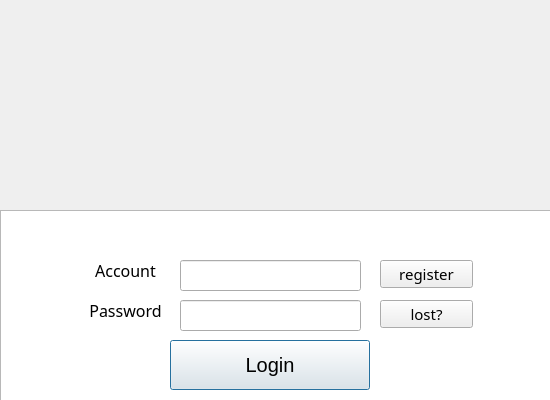
<?xml version="1.0" encoding="UTF-8"?>
<ui version="4.0">
 <class>Dialog</class>
 <widget class="QDialog" name="Dialog">
  <property name="geometry">
   <rect>
    <x>0</x>
    <y>0</y>
    <width>550</width>
    <height>400</height>
   </rect>
  </property>
  <property name="windowTitle">
   <string>Dialog</string>
  </property>
  <widget class="QPushButton" name="pushButton">
   <property name="geometry">
    <rect>
     <x>170</x>
     <y>340</y>
     <width>200</width>
     <height>50</height>
    </rect>
   </property>
   <property name="font">
    <font>
     <pointsize>15</pointsize>
    </font>
   </property>
   <property name="text">
    <string>Login</string>
   </property>
  </widget>
  <widget class="QPushButton" name="pushButton_2">
   <property name="geometry">
    <rect>
     <x>380</x>
     <y>260</y>
     <width>93</width>
     <height>28</height>
    </rect>
   </property>
   <property name="font">
    <font>
     <family>黑体</family>
     <pointsize>11</pointsize>
    </font>
   </property>
   <property name="text">
    <string>register</string>
   </property>
  </widget>
  <widget class="QLabel" name="label">
   <property name="geometry">
    <rect>
     <x>80</x>
     <y>250</y>
     <width>91</width>
     <height>41</height>
    </rect>
   </property>
   <property name="font">
    <font>
     <family>黑体</family>
     <pointsize>12</pointsize>
    </font>
   </property>
   <property name="text">
    <string>Account</string>
   </property>
   <property name="scaledContents">
    <bool>false</bool>
   </property>
   <property name="alignment">
    <set>Qt::AlignCenter</set>
   </property>
   <property name="textInteractionFlags">
    <set>Qt::NoTextInteraction</set>
   </property>
  </widget>
  <widget class="QLabel" name="label_2">
   <property name="geometry">
    <rect>
     <x>80</x>
     <y>290</y>
     <width>91</width>
     <height>41</height>
    </rect>
   </property>
   <property name="font">
    <font>
     <family>黑体</family>
     <pointsize>12</pointsize>
    </font>
   </property>
   <property name="text">
    <string>Password</string>
   </property>
   <property name="scaledContents">
    <bool>false</bool>
   </property>
   <property name="alignment">
    <set>Qt::AlignCenter</set>
   </property>
  </widget>
  <widget class="QLineEdit" name="lineEdit">
   <property name="geometry">
    <rect>
     <x>180</x>
     <y>260</y>
     <width>181</width>
     <height>31</height>
    </rect>
   </property>
  </widget>
  <widget class="QLineEdit" name="lineEdit_2">
   <property name="geometry">
    <rect>
     <x>180</x>
     <y>300</y>
     <width>181</width>
     <height>31</height>
    </rect>
   </property>
  </widget>
  <widget class="QPushButton" name="pushButton_3">
   <property name="geometry">
    <rect>
     <x>380</x>
     <y>300</y>
     <width>93</width>
     <height>28</height>
    </rect>
   </property>
   <property name="font">
    <font>
     <family>黑体</family>
     <pointsize>11</pointsize>
    </font>
   </property>
   <property name="text">
    <string>lost?</string>
   </property>
  </widget>
  <widget class="QLabel" name="label_3">
   <property name="geometry">
    <rect>
     <x>0</x>
     <y>0</y>
     <width>561</width>
     <height>251</height>
    </rect>
   </property>
   <property name="text">
    <string/>
   </property>
   <property name="pixmap">
    <pixmap>../../../登录界面/images.jpg</pixmap>
   </property>
   <property name="scaledContents">
    <bool>true</bool>
   </property>
  </widget>
  <widget class="QGraphicsView" name="graphicsView">
   <property name="geometry">
    <rect>
     <x>0</x>
     <y>210</y>
     <width>551</width>
     <height>211</height>
    </rect>
   </property>
  </widget>
  <zorder>graphicsView</zorder>
  <zorder>pushButton</zorder>
  <zorder>pushButton_2</zorder>
  <zorder>label</zorder>
  <zorder>label_2</zorder>
  <zorder>lineEdit</zorder>
  <zorder>lineEdit_2</zorder>
  <zorder>pushButton_3</zorder>
  <zorder>label_3</zorder>
 </widget>
 <resources/>
 <connections/>
</ui>
